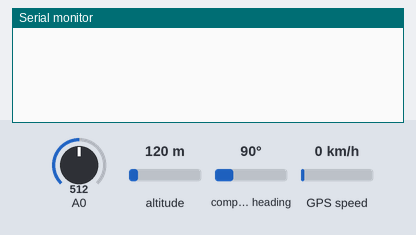
Bench run of a sketch on a simulated ESP8266 (NodeMCU). Shown: the last lines printed to the serial monitor. The test bench sets the inputs (shaded band); at power-on: A0 = 512, altitude 120 m, compass heading 90°, GPS speed 0 km/h. WiFi joins after 1.5 s; servers stay silent unless stated; the GPS gets a fix after 3 s at 37.7749, -122.4194 with 8 satellites.

Above: at 3.0 s.
3.1 s: A0 set to 716
At 7.2 s:
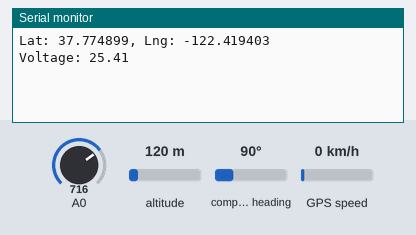
8.3 s: A0 set to 992
At 12.2 s:
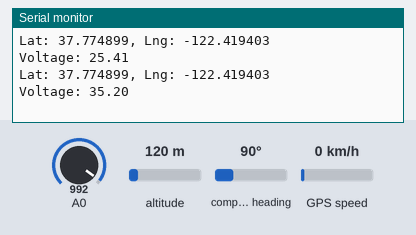

Measured:
- after the input at 3.1 s, the serial monitor: prints a new line after 3.7 s (image 1)
- after the input at 8.3 s, the serial monitor: prints a new line after 3.5 s (image 2)

The sketch:

ev_telemetry_blynk.ino
```cpp
#define BLYNK_TEMPLATE_ID "TMPL3yRMJNF-Q"
#define BLYNK_TEMPLATE_NAME "EV Telemetry"
#define BLYNK_AUTH_TOKEN "iUgtrt9GE9Vq2HLvokV5L9z62wFmmmiT"

#define BLYNK_PRINT Serial

#include <ESP8266WiFi.h>
#include <BlynkSimpleEsp8266.h>
#include <SoftwareSerial.h>
#include <TinyGPS++.h>

// GPS Module connected to D4 (RX), D3 (TX)
SoftwareSerial gpsSerial(D4, D3);
TinyGPSPlus gps;

// Wi-Fi credentials
char ssid[] = "VIVOY28S5G";       // Your Wi-Fi name
char pass[] = "12345678";         // Your Wi-Fi password

BlynkTimer timer;

void sendData() {
  while (gpsSerial.available()) {
    gps.encode(gpsSerial.read());
  }

  if (gps.location.isUpdated()) {
    float latitude = gps.location.lat();
    float longitude = gps.location.lng();

    String gpsString = "Lat: " + String(latitude, 6) + ", Lng: " + String(longitude, 6);
    Blynk.virtualWrite(V3, gpsString);  // Send GPS data to V3
    Serial.println(gpsString);
  }

  // Read battery voltage
  int analogValue = analogRead(A0);
  float voltage = analogValue * (3.3 / 1023.0) * 11; // Voltage divider ratio = 11
  Blynk.virtualWrite(V2, voltage);

  Serial.print("Voltage: ");
  Serial.println(voltage);
}

void setup() {
  Serial.begin(9600);
  gpsSerial.begin(9600);

  Blynk.begin(BLYNK_AUTH_TOKEN, ssid, pass);
  timer.setInterval(5000L, sendData); // Send every 5 seconds
}

void loop() {
  Blynk.run();
  timer.run();
}
```
